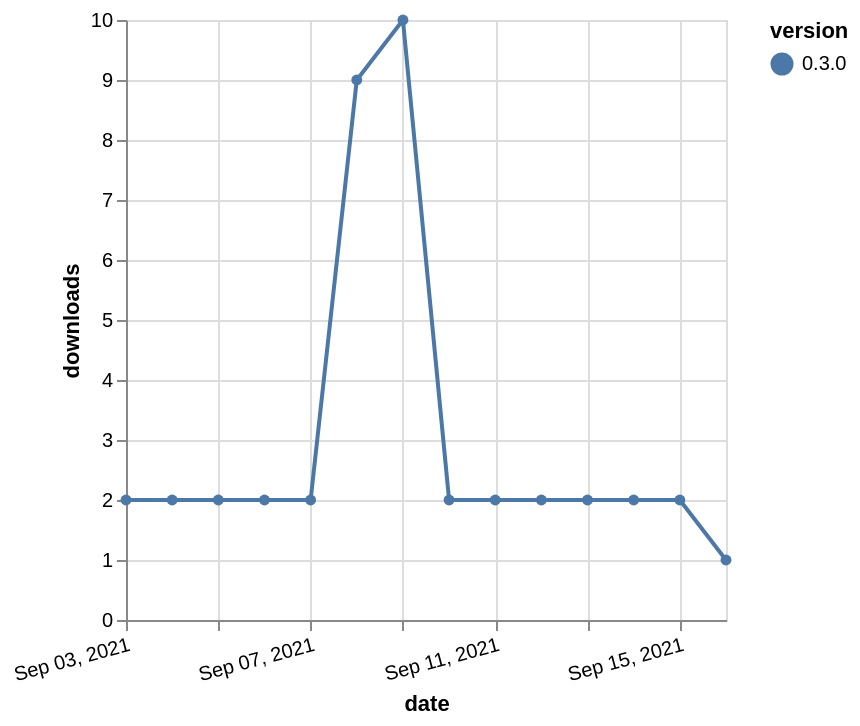

Vega-Lite specification stored for this chart:
### Vega-Lite specification from a JSON file in a GitHub repository (floating-point values rounded to 4 significant figures)
{"$schema": "https://vega.github.io/schema/vega-lite/v5.json", "description": "A simple bar chart with embedded data.", "data": {"values": [{"date": "2021-09-03", "total": 665, "delta": 2, "version": "0.3.0"}, {"date": "2021-09-04", "total": 667, "delta": 2, "version": "0.3.0"}, {"date": "2021-09-05", "total": 669, "delta": 2, "version": "0.3.0"}, {"date": "2021-09-06", "total": 671, "delta": 2, "version": "0.3.0"}, {"date": "2021-09-07", "total": 673, "delta": 2, "version": "0.3.0"}, {"date": "2021-09-08", "total": 682, "delta": 9, "version": "0.3.0"}, {"date": "2021-09-09", "total": 692, "delta": 10, "version": "0.3.0"}, {"date": "2021-09-10", "total": 694, "delta": 2, "version": "0.3.0"}, {"date": "2021-09-11", "total": 696, "delta": 2, "version": "0.3.0"}, {"date": "2021-09-12", "total": 698, "delta": 2, "version": "0.3.0"}, {"date": "2021-09-13", "total": 700, "delta": 2, "version": "0.3.0"}, {"date": "2021-09-14", "total": 702, "delta": 2, "version": "0.3.0"}, {"date": "2021-09-15", "total": 704, "delta": 2, "version": "0.3.0"}, {"date": "2021-09-16", "total": 705, "delta": 1, "version": "0.3.0"}]}, "width": "container", "mark": {"type": "line", "point": {"filled": true}}, "encoding": {"x": {"field": "date", "type": "temporal", "timeUnit": "yearmonthdate", "title": "date", "axis": {"labelAngle": -15}}, "y": {"field": "delta", "type": "quantitative", "title": "downloads"}, "color": {"field": "version", "type": "nominal"}, "tooltip": {"field": "delta"}}}
